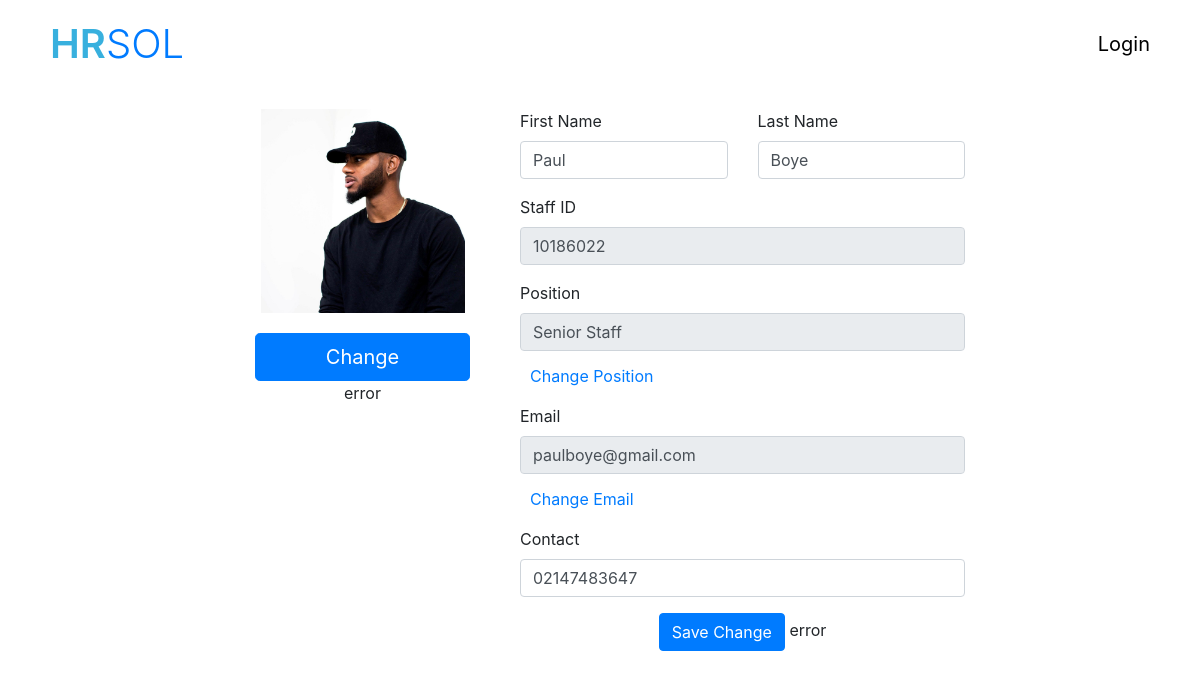
The page /view_user.php?user_id=22 on the database its author committed.
### tables this page shows
CREATE TABLE `users` (
  `id` int(11) NOT NULL,
  `first_name` varchar(256) NOT NULL,
  `last_name` varchar(256) NOT NULL,
  `email` varchar(256) NOT NULL,
  `contact` int(11) NOT NULL,
  `position_id` int(11) NOT NULL,
  `password` varchar(256) NOT NULL,
  `salt` varchar(256) NOT NULL,
  `profile_pic` varchar(256) NOT NULL DEFAULT 'default.jpg',
  `created_on` datetime NOT NULL
);

CREATE TABLE `positions` (
  `id` int(11) NOT NULL,
  `position_name` varchar(256) NOT NULL,
  `permissions` varchar(256) NOT NULL
);

### classes/input.php (called while the page is built, shortened)
<?php
	class Input {
		public static function get($item) {
			if(isset($_POST[$item])) {
				return $_POST[$item];
			} else if(isset($_GET[$item])) {
				return $_GET[$item];
			} else if(isset($_FILES[$item])) {
				return $_FILES[$item];
			}
			return "";
		}
	}

### classes/db.php (called while the page is built, shortened)
<?php
class Db {
	private static $instance = null;
	private $pdo,
	$stmt,
	$result,
	$error = false,
	$count = 0;
	private function __construct() {
		$username = Config::get('mysql/user');
		$password = config::get('mysql/password');
		$dbname = config::get('mysql/dbname');
		$this->pdo = new PDO("mysql:host=localhost;dbname=".$dbname, $username, $password);
	}
	public static function get_instance() {
		if(!isset(self::$instance)) {
			self::$instance = new Db;
		}
		return self::$instance;
	}
	public function query($sql, $fields = array()) {
		$this->error = false;
		if($this->stmt = $this->pdo->prepare($sql)) {
			if($fields) {
				$counter = 1;
				foreach($fields as $field) {
					$this->stmt->bindValue($counter, $field);
					$counter +=1;
				}
			}
			if($this->stmt->execute()) {
				$this->result = $this->stmt->fetchAll(PDO::FETCH_OBJ);
				$this->count = $this->stmt->rowCount();
			} else {
				$this->error = true;
			}
		} else {
			$this->error = true;
		}
		return $this;
	}
	public function action($action, $table, $where = array()) {
		$sql = "{$action} from {$table}";
		if($where && count($where) === 3) {
			$field = $where[0];
			$condition = $where[1];
			$value = $where[2];
			$sql .= " where {$field} {$condition} ?";
			if(!$this->query($sql, array($value))->error()) {
				return $this;
			}
		} else if(!$where) {
			if(!$this->query($sql)->error()) {
				return $this;
			}
		}
		return $this;
	}
	public function get($table, $where = array()) {
		$action = "select *";
		return $this->action($action, $table, $where);
	}
		public function error() {
			return $this->error;
		}
		public function count() {
			return $this->count;
		}
		public function first() {
			return $this->result[0];
		}
	}

### classes/config.php (called while the page is built)
<?php
	class Config {
		public static function get($path) {
			$path = explode('/', $path);
			$config = $GLOBALS['config'];
			foreach($path as $bit) {
				if(isset($config[$bit])) {
					$config  = $config[$bit];
				}
			}
			return $config;
		}
	}

### classes/session.php (called while the page is built, shortened)
<?php
	class Session {
		public static function exist($name) {
			return (isset($_SESSION[$name])) ? true : false;
		}
	}

### view_user.php (the view, shortened to what this page needs)
<?php
require_once "header.php";
$person_id = Input::get("user_id");
$person  = new User($person_id);
$person_pic = $person->data()->profile_pic;
$first_name= $person->data()->first_name;
$last_name = $person->data()->last_name;
$position = $person->data()->position_name;
$email = $person->data()->email;
$contact= $person->data()->contact;
?>
<section id="user">
	<div class="container">
		<div class="row justify-content-center">
			<div class="col-md-3">
				<div class="profile-face" style="background-image: url(img/<?php echo $person_pic; ?>)">
				</div>
				<div class="button-wrapper">
					<a href="change_profile.php?user_id=<?php echo $person_id; ?>" class="btn btn-primary btn-lg btn-block">Change</a>
					<?php if($user->has_permission("admin") && $person_id != Session::get('user')) {
							?>
		<a href="view_user_timesheet?user_id=<?php echo $person_id; ?>" class="btn btn-link btn-lg">View Timesheet</a>
		<a href="assign_to_team.php?user_id=<?php echo $person_id; ?>">Assign To Team</a>
							<?php
					} ?>
				</div>
			</div>
			<div class="col-md-5">
				<form action="" method="post">
					<div class="row">
						<div class="col">
							<div class="form-group">
								<label for="first_name">First Name</label>
								<Input type="text" class="form-control" name="first_name" placeholder="First Name" value="<?php echo ucfirst($first_name); ?>">
							</div>
						</div>
						<div class="col">
							<div class="form-group">
								<label for="last_name">Last Name</label>
								<Input type="text" class="form-control" name="last_name" placeholder="Last Name" value="<?php echo ucfirst($last_name); ?>">
							</div>
						</div>
					</div>
					<div class="form-group">
						<label for="staff_id">Staff ID</label>
						<input type="text" disabled class="form-control" value="101860<?php echo $person_id; ?>">
					</div>
					<div class="form-group">
						<label for="first_name">Position</label>
						<input type="text" class="form-control" value="<?php echo $position; ?>" disabled>
						<span><a href="change_position.php?user_id=<?php echo $person_id; ?>" style="margin-left: 10px; margin-top:0.8em; display: inline-block">Change Position</a></span>
					</div>
					<div class="form-group">
						<label for="first_name">Email</label>
						<Input type="text" class="form-control" name="email" placeholder="Email" value="<?php echo $email; ?>" disabled>
						<span><a href="change_email.php?user_id=<?php echo $person_id; ?>" style="margin-left: 10px; margin-top:0.8em; display: inline-block">Change Email</a></span>
					</div>
					<div class="form-group">
						<label for="first_name">Contact</label>
						<Input type="text" class="form-control" name="contact" placeholder="First Name" value=<?php echo "0".$contact; ?>>
					</div>
					<div class="button-wrapper">
						<button class="btn btn-primary" type="submit" name="save_submit">Save Change</button>
					<?php
							$user  = new User;
							if($user->has_permission("admin")) {
								?>
			<button class="btn btn-danger" name="delete_submit" type="submit" style="margin-left: 20px;">Delete</button>
								<?php
							}
					 ?>
					</div>
				</form>
			</div>
		</div>
	</div>
</section>

### css/styles.css (style rules this page uses)
html { line-height: 1.15; -webkit-text-size-adjust: 100%; }
body { margin: 0; }
a { background-color: transparent; }
button, input, optgroup, select, textarea { font-family: inherit; font-size: 100%; line-height: 1.15; margin: 0; }
button, input { overflow: visible; }
button, select { text-transform: none; }
button, [type="button"], [type="reset"], [type="submit"] { -webkit-appearance: button; }
* { box-sizing: border-box; }
html, body { padding-bottom: 50px; }
section { padding: 20px 0px; }
.button-wrapper { margin: 10px 20px; text-align: center; }
.profile-face { width: 80%; padding-top: 80%; background-size: cover; background-position: center; margin: 0 auto 20px; }

### rows shown on the page
users: profile_pic (picture), first_name "Paul", last_name "Boye", position.position_name "Senior Staff", email "paulboye@gmail.com", contact "02147483647"
